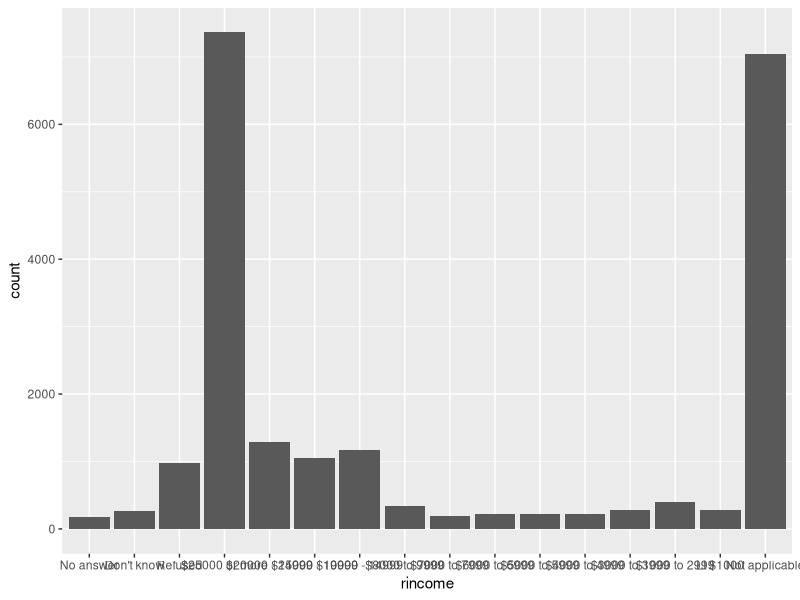
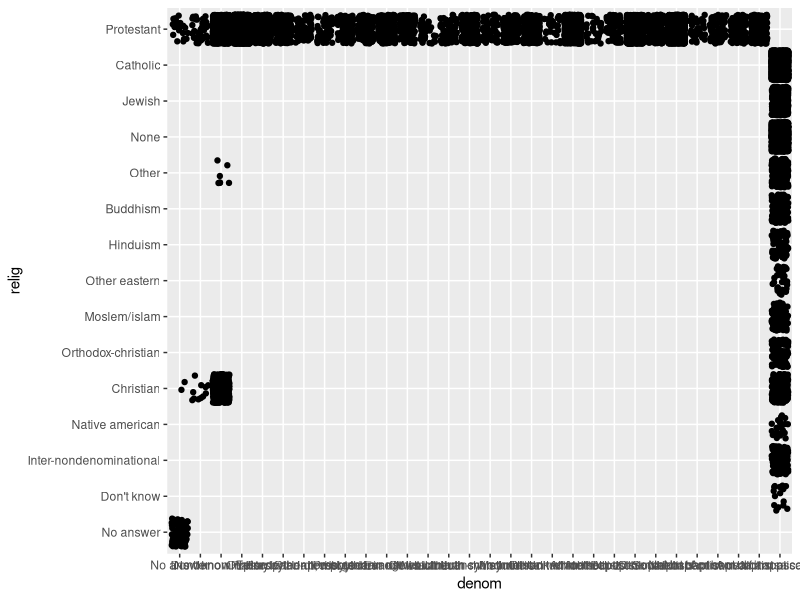
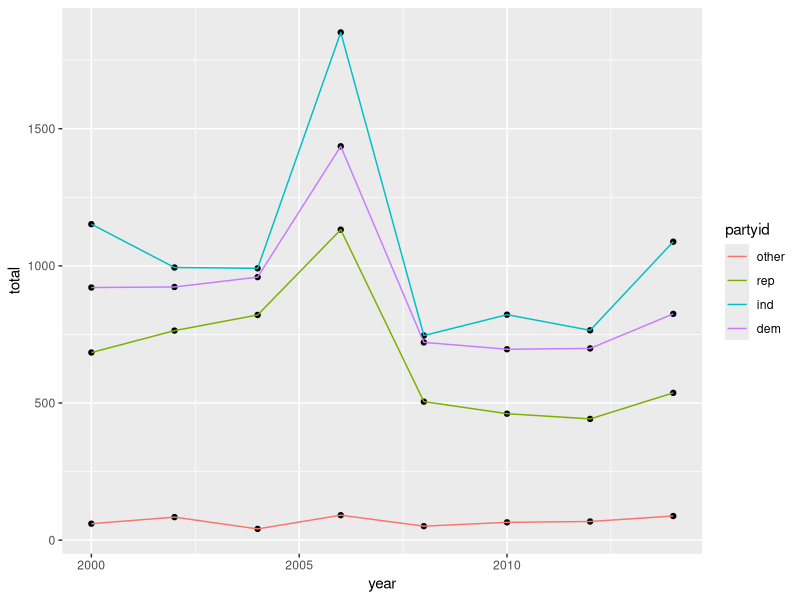

Generate these figures, in order, with R:
## ---- chunk 1
knitr::opts_chunk$set(echo = TRUE)
## ---- chunk 2
library(tidyverse)
## ---- chunk 3
ggplot(gss_cat, aes(x = rincome)) + geom_bar() + scale_x_discrete(drop = FALSE)
## ---- chunk 4
table(gss_cat$relig, gss_cat$denom)
ggplot(gss_cat, aes(denom, relig)) + geom_jitter()
## ---- chunk 5
head(gss_cat)
## ---- chunk 6
gss_cat <- gss_cat %>% mutate(partyid = fct_collapse(partyid, other = c("No answer", "Don't know", "Other party"), ind = c("Independent", "Ind,near rep", "Ind,near dem"), rep = c("Strong republican", "Not str republican"), dem = c("Strong democrat", "Not str democrat")))



gss.final <- gss_cat %>% group_by(partyid, year) %>% summarise(total = n() )
gss.final

ggplot(gss.final, aes(year, total)) + geom_point() + geom_line(aes(colour = partyid))
## ---- chunk 7
#by combining the bins into categories which span a larger amount we are able to reduce th large distribution in this situation.
